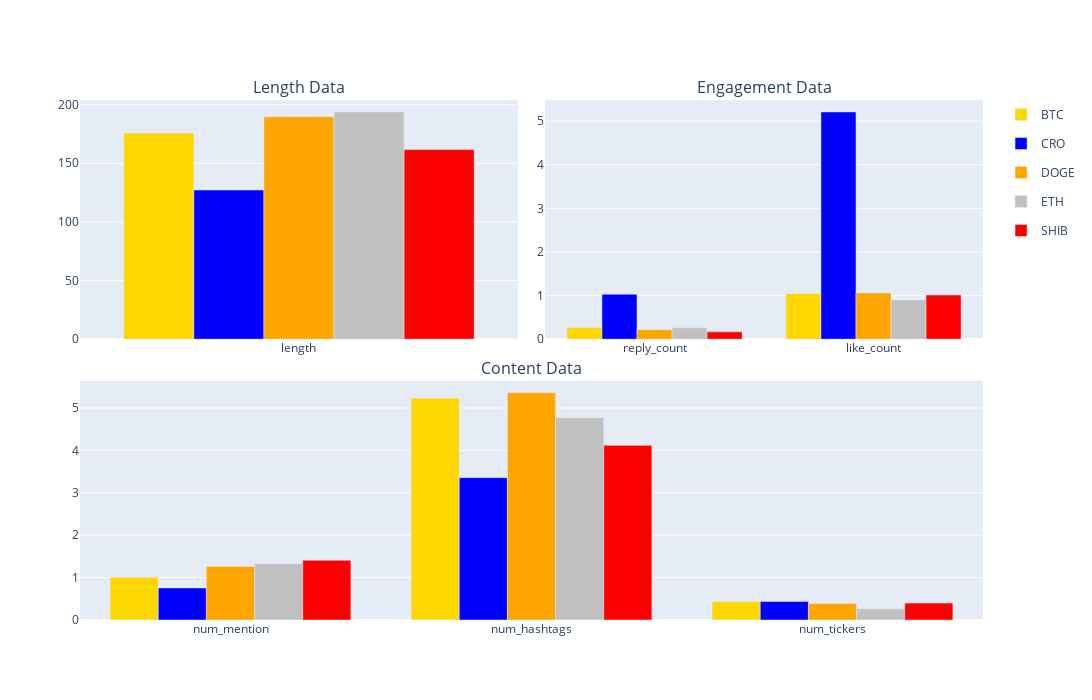

Write notebook code for a chart like this one.
### Code cell
from plotly.subplots import make_subplots

engagement_columns = ["reply_count", "like_count"]
content_columns = ["num_mention", "num_hashtags", "num_tickers"]
meta_columns = ["length"]

coin_means = filtered_data.groupby("coin").mean()

coin_colors = {
    "BTC": "gold",
    "ETH": "silver",
    "CRO": "blue",
    "DOGE": "orange",
    "SHIB": "red"
}

engagement_data = []
content_data = []
meta_data = []

fig = make_subplots(
    rows=2, cols=2,
    horizontal_spacing=0.03,
    vertical_spacing=0.08,
    specs=[[{}, {}],
           [{"colspan": 2}, None]],
    subplot_titles=("Length Data", "Engagement Data", "Content Data"))

for coin in coin_means.index.values:  
    fig.add_trace(go.Bar(name=coin, x=meta_columns, y=coin_means.loc[coin, meta_columns].values, legendgroup=coin, marker_color=coin_colors[coin]),
                     row=1, col=1)

    fig.add_trace(go.Bar(name=coin, x=engagement_columns, y=coin_means.loc[coin, engagement_columns].values, legendgroup=coin, showlegend=False, marker_color=coin_colors[coin]),
                     row=1, col=2)

    fig.add_trace(go.Bar(name=coin, x=content_columns, y=coin_means.loc[coin, content_columns].values, legendgroup=coin, showlegend=False, marker_color=coin_colors[coin]),
                     row=2, col=1)

fig.update_layout(barmode='group', width=1200, height=700)
fig.show()

### Figure 1 — Plotly figure (JSON) as saved in the notebook; plotly's stock layout.template omitted (floating-point values rounded to 4 significant figures)
{"data": [{"legendgroup": "BTC", "marker": {"color": "gold"}, "name": "BTC", "type": "bar", "x": ["length"], "xaxis": "x", "y": [175.8], "yaxis": "y"}, {"legendgroup": "BTC", "marker": {"color": "gold"}, "name": "BTC", "showlegend": false, "type": "bar", "x": ["reply_count", "like_count"], "xaxis": "x2", "y": [0.2709, 1.048], "yaxis": "y2"}, {"legendgroup": "BTC", "marker": {"color": "gold"}, "name": "BTC", "showlegend": false, "type": "bar", "x": ["num_mention", "num_hashtags", "num_tickers"], "xaxis": "x3", "y": [1.006, 5.231, 0.4372], "yaxis": "y3"}, {"legendgroup": "CRO", "marker": {"color": "blue"}, "name": "CRO", "type": "bar", "x": ["length"], "xaxis": "x", "y": [127.2], "yaxis": "y"}, {"legendgroup": "CRO", "marker": {"color": "blue"}, "name": "CRO", "showlegend": false, "type": "bar", "x": ["reply_count", "like_count"], "xaxis": "x2", "y": [1.03, 5.21], "yaxis": "y2"}, {"legendgroup": "CRO", "marker": {"color": "blue"}, "name": "CRO", "showlegend": false, "type": "bar", "x": ["num_mention", "num_hashtags", "num_tickers"], "xaxis": "x3", "y": [0.7555, 3.357, 0.437], "yaxis": "y3"}, {"legendgroup": "DOGE", "marker": {"color": "orange"}, "name": "DOGE", "type": "bar", "x": ["length"], "xaxis": "x", "y": [189.7], "yaxis": "y"}, {"legendgroup": "DOGE", "marker": {"color": "orange"}, "name": "DOGE", "showlegend": false, "type": "bar", "x": ["reply_count", "like_count"], "xaxis": "x2", "y": [0.2153, 1.06], "yaxis": "y2"}, {"legendgroup": "DOGE", "marker": {"color": "orange"}, "name": "DOGE", "showlegend": false, "type": "bar", "x": ["num_mention", "num_hashtags", "num_tickers"], "xaxis": "x3", "y": [1.264, 5.358, 0.387], "yaxis": "y3"}, {"legendgroup": "ETH", "marker": {"color": "silver"}, "name": "ETH", "type": "bar", "x": ["length"], "xaxis": "x", "y": [193.8], "yaxis": "y"}, {"legendgroup": "ETH", "marker": {"color": "silver"}, "name": "ETH", "showlegend": false, "type": "bar", "x": ["reply_count", "like_count"], "xaxis": "x2", "y": [0.2617, 0.9005], "yaxis": "y2"}, {"legendgroup": "ETH", "marker": {"color": "silver"}, "name": "ETH", "showlegend": false, "type": "bar", "x": ["num_mention", "num_hashtags", "num_tickers"], "xaxis": "x3", "y": [1.327, 4.771, 0.2645], "yaxis": "y3"}, {"legendgroup": "SHIB", "marker": {"color": "red"}, "name": "SHIB", "type": "bar", "x": ["length"], "xaxis": "x", "y": [161.7], "yaxis": "y"}, {"legendgroup": "SHIB", "marker": {"color": "red"}, "name": "SHIB", "showlegend": false, "type": "bar", "x": ["reply_count", "like_count"], "xaxis": "x2", "y": [0.1681, 1.014], "yaxis": "y2"}, {"legendgroup": "SHIB", "marker": {"color": "red"}, "name": "SHIB", "showlegend": false, "type": "bar", "x": ["num_mention", "num_hashtags", "num_tickers"], "xaxis": "x3", "y": [1.408, 4.118, 0.3996], "yaxis": "y3"}], "layout": {"annotations": [{"font": {"size": 16}, "showarrow": false, "text": "Length Data", "x": 0.2425, "xanchor": "center", "xref": "paper", "y": 1, "yanchor": "bottom", "yref": "paper"}, {"font": {"size": 16}, "showarrow": false, "text": "Engagement Data", "x": 0.7575, "xanchor": "center", "xref": "paper", "y": 1, "yanchor": "bottom", "yref": "paper"}, {"font": {"size": 16}, "showarrow": false, "text": "Content Data", "x": 0.5, "xanchor": "center", "xref": "paper", "y": 0.46, "yanchor": "bottom", "yref": "paper"}], "barmode": "group", "height": 700, "width": 1200, "xaxis": {"anchor": "y", "autorange": true, "domain": [0, 0.485], "range": [-0.5, 0.5], "type": "category"}, "xaxis2": {"anchor": "y2", "autorange": true, "domain": [0.515, 1], "range": [-0.5, 1.5], "type": "category"}, "xaxis3": {"anchor": "y3", "autorange": true, "domain": [0, 1], "range": [-0.5, 2.5], "type": "category"}, "yaxis": {"anchor": "x", "autorange": true, "domain": [0.54, 1], "range": [0, 204.0], "type": "linear"}, "yaxis2": {"anchor": "x2", "autorange": true, "domain": [0.54, 1], "range": [0, 5.484], "type": "linear"}, "yaxis3": {"anchor": "x3", "autorange": true, "domain": [0, 0.46], "range": [0, 5.64], "type": "linear"}}}
